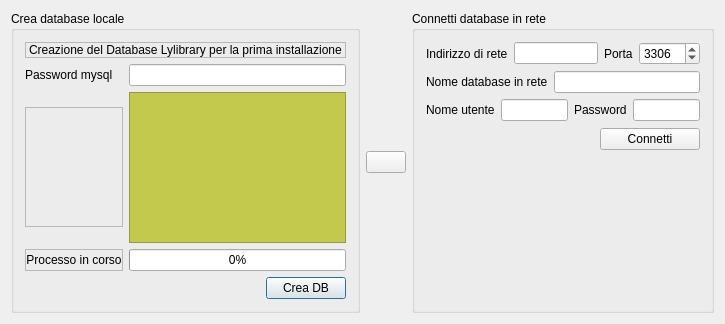
<?xml version="1.0" encoding="UTF-8"?>
<ui version="4.0">
 <class>connessione</class>
 <widget class="QDialog" name="connessione">
  <property name="windowModality">
   <enum>Qt::WindowModal</enum>
  </property>
  <property name="geometry">
   <rect>
    <x>0</x>
    <y>0</y>
    <width>725</width>
    <height>324</height>
   </rect>
  </property>
  <property name="windowTitle">
   <string>Connessione al database Lyibrary</string>
  </property>
  <property name="windowIcon">
   <iconset resource="../lylibrary/biblio.qrc">
    <normaloff>:/images/svn-commit.png</normaloff>:/images/svn-commit.png</iconset>
  </property>
  <property name="sizeGripEnabled">
   <bool>false</bool>
  </property>
  <property name="modal">
   <bool>false</bool>
  </property>
  <layout class="QGridLayout" name="gridLayout_8">
   <item row="0" column="0">
    <widget class="QGroupBox" name="groupBox">
     <property name="title">
      <string>Crea database locale</string>
     </property>
     <layout class="QGridLayout" name="gridLayout_2">
      <item row="0" column="0">
       <layout class="QGridLayout" name="gridLayout">
        <item row="3" column="0">
         <widget class="QLabel" name="label_4">
          <property name="frameShape">
           <enum>QFrame::StyledPanel</enum>
          </property>
          <property name="text">
           <string>Processo in corso</string>
          </property>
          <property name="alignment">
           <set>Qt::AlignCenter</set>
          </property>
         </widget>
        </item>
        <item row="4" column="2">
         <widget class="QPushButton" name="p_crea">
          <property name="text">
           <string>Crea DB</string>
          </property>
          <property name="icon">
           <iconset resource="../lylibrary/biblio.qrc">
            <normaloff>:/images/vcs_add.png</normaloff>:/images/vcs_add.png</iconset>
          </property>
          <property name="iconSize">
           <size>
            <width>32</width>
            <height>32</height>
           </size>
          </property>
          <property name="shortcut">
           <string>Enter</string>
          </property>
         </widget>
        </item>
        <item row="2" column="1" colspan="2">
         <widget class="QTextEdit" name="textEdit">
          <property name="styleSheet">
           <string notr="true">background-color: rgb(195, 201, 77);</string>
          </property>
         </widget>
        </item>
        <item row="4" column="1">
         <spacer name="horizontalSpacer">
          <property name="orientation">
           <enum>Qt::Horizontal</enum>
          </property>
          <property name="sizeHint" stdset="0">
           <size>
            <width>218</width>
            <height>20</height>
           </size>
          </property>
         </spacer>
        </item>
        <item row="3" column="1" colspan="2">
         <widget class="QProgressBar" name="progressBar">
          <property name="value">
           <number>0</number>
          </property>
          <property name="orientation">
           <enum>Qt::Horizontal</enum>
          </property>
          <property name="invertedAppearance">
           <bool>false</bool>
          </property>
         </widget>
        </item>
        <item row="2" column="0">
         <widget class="QLabel" name="label_5">
          <property name="sizePolicy">
           <sizepolicy hsizetype="Fixed" vsizetype="Fixed">
            <horstretch>0</horstretch>
            <verstretch>0</verstretch>
           </sizepolicy>
          </property>
          <property name="maximumSize">
           <size>
            <width>120</width>
            <height>120</height>
           </size>
          </property>
          <property name="frameShape">
           <enum>QFrame::StyledPanel</enum>
          </property>
          <property name="text">
           <string/>
          </property>
          <property name="pixmap">
           <pixmap resource="../lylibrary/biblio.qrc">:/images/backup_restor.png</pixmap>
          </property>
          <property name="scaledContents">
           <bool>true</bool>
          </property>
          <property name="wordWrap">
           <bool>true</bool>
          </property>
          <property name="openExternalLinks">
           <bool>true</bool>
          </property>
          <property name="textInteractionFlags">
           <set>Qt::LinksAccessibleByMouse</set>
          </property>
         </widget>
        </item>
        <item row="0" column="0" colspan="3">
         <widget class="QLabel" name="label">
          <property name="frameShape">
           <enum>QFrame::StyledPanel</enum>
          </property>
          <property name="text">
           <string>Creazione del Database Lylibrary per la prima installazione</string>
          </property>
         </widget>
        </item>
        <item row="1" column="0">
         <widget class="QLabel" name="label_2">
          <property name="text">
           <string>Password mysql</string>
          </property>
         </widget>
        </item>
        <item row="1" column="1" colspan="2">
         <widget class="QLineEdit" name="password"/>
        </item>
       </layout>
      </item>
     </layout>
    </widget>
   </item>
   <item row="0" column="1">
    <widget class="QPushButton" name="add_mysql_socket">
     <property name="text">
      <string/>
     </property>
     <property name="icon">
      <iconset resource="../lylibrary/biblio.qrc">
       <normaloff>:/images/go-next.png</normaloff>:/images/go-next.png</iconset>
     </property>
     <property name="iconSize">
      <size>
       <width>18</width>
       <height>18</height>
      </size>
     </property>
     <property name="checkable">
      <bool>true</bool>
     </property>
     <property name="checked">
      <bool>false</bool>
     </property>
     <property name="autoDefault">
      <bool>true</bool>
     </property>
    </widget>
   </item>
   <item row="0" column="2">
    <widget class="QGroupBox" name="groupBox_2">
     <property name="title">
      <string>Connetti database in rete</string>
     </property>
     <layout class="QGridLayout" name="gridLayout_7">
      <item row="0" column="0" colspan="2">
       <layout class="QGridLayout" name="gridLayout_3">
        <item row="0" column="0">
         <widget class="QLabel" name="label_3">
          <property name="text">
           <string>Indirizzo di rete</string>
          </property>
         </widget>
        </item>
        <item row="0" column="1">
         <widget class="QLineEdit" name="ip_dat"/>
        </item>
        <item row="0" column="2">
         <widget class="QLabel" name="label_6">
          <property name="text">
           <string>Porta</string>
          </property>
         </widget>
        </item>
        <item row="0" column="3">
         <widget class="QSpinBox" name="port">
          <property name="maximum">
           <number>20000</number>
          </property>
          <property name="value">
           <number>3306</number>
          </property>
         </widget>
        </item>
       </layout>
      </item>
      <item row="1" column="0" colspan="2">
       <layout class="QGridLayout" name="gridLayout_4">
        <item row="0" column="0">
         <widget class="QLabel" name="label_7">
          <property name="text">
           <string>Nome database in rete</string>
          </property>
         </widget>
        </item>
        <item row="0" column="1">
         <widget class="QLineEdit" name="n_dat_lan"/>
        </item>
       </layout>
      </item>
      <item row="2" column="0" colspan="2">
       <layout class="QGridLayout" name="gridLayout_5">
        <item row="0" column="0">
         <widget class="QLabel" name="label_8">
          <property name="text">
           <string>Nome utente</string>
          </property>
         </widget>
        </item>
        <item row="0" column="1">
         <widget class="QLineEdit" name="user"/>
        </item>
        <item row="0" column="2">
         <widget class="QLabel" name="label_9">
          <property name="text">
           <string>Password</string>
          </property>
         </widget>
        </item>
        <item row="0" column="3">
         <widget class="QLineEdit" name="pwd_lan">
          <property name="echoMode">
           <enum>QLineEdit::Password</enum>
          </property>
         </widget>
        </item>
       </layout>
      </item>
      <item row="3" column="0">
       <spacer name="horizontalSpacer_2">
        <property name="orientation">
         <enum>Qt::Horizontal</enum>
        </property>
        <property name="sizeHint" stdset="0">
         <size>
          <width>272</width>
          <height>24</height>
         </size>
        </property>
       </spacer>
      </item>
      <item row="3" column="1">
       <layout class="QGridLayout" name="gridLayout_6">
        <item row="0" column="0">
         <widget class="QPushButton" name="open_db">
          <property name="text">
           <string>Connetti</string>
          </property>
          <property name="icon">
           <iconset resource="../lylibrary/biblio.qrc">
            <normaloff>:/images/system-run.png</normaloff>:/images/system-run.png</iconset>
          </property>
          <property name="iconSize">
           <size>
            <width>32</width>
            <height>32</height>
           </size>
          </property>
         </widget>
        </item>
       </layout>
      </item>
      <item row="4" column="1">
       <spacer name="verticalSpacer">
        <property name="orientation">
         <enum>Qt::Vertical</enum>
        </property>
        <property name="sizeHint" stdset="0">
         <size>
          <width>100</width>
          <height>134</height>
         </size>
        </property>
       </spacer>
      </item>
     </layout>
    </widget>
   </item>
  </layout>
  <action name="esci">
   <property name="icon">
    <iconset resource="../lylibrary/biblio.qrc">
     <normaloff>:/images/dialog-close.png</normaloff>:/images/dialog-close.png</iconset>
   </property>
   <property name="text">
    <string>Esci</string>
   </property>
  </action>
  <action name="action_crea">
   <property name="icon">
    <iconset resource="../lylibrary/biblio.qrc">
     <normaloff>:/images/vcs_add.png</normaloff>:/images/vcs_add.png</iconset>
   </property>
   <property name="text">
    <string>Crea database</string>
   </property>
  </action>
  <action name="action_elimina">
   <property name="icon">
    <iconset resource="../lylibrary/biblio.qrc">
     <normaloff>:/images/vcs_remove.png</normaloff>:/images/vcs_remove.png</iconset>
   </property>
   <property name="text">
    <string>Elimina database</string>
   </property>
  </action>
 </widget>
 <layoutdefault spacing="6" margin="11"/>
 <tabstops>
  <tabstop>password</tabstop>
  <tabstop>textEdit</tabstop>
  <tabstop>add_mysql_socket</tabstop>
  <tabstop>ip_dat</tabstop>
  <tabstop>port</tabstop>
  <tabstop>n_dat_lan</tabstop>
  <tabstop>user</tabstop>
  <tabstop>pwd_lan</tabstop>
  <tabstop>open_db</tabstop>
  <tabstop>p_crea</tabstop>
 </tabstops>
 <resources>
  <include location="../lylibrary/biblio.qrc"/>
  <include location="images.qrc"/>
 </resources>
 <connections/>
</ui>
